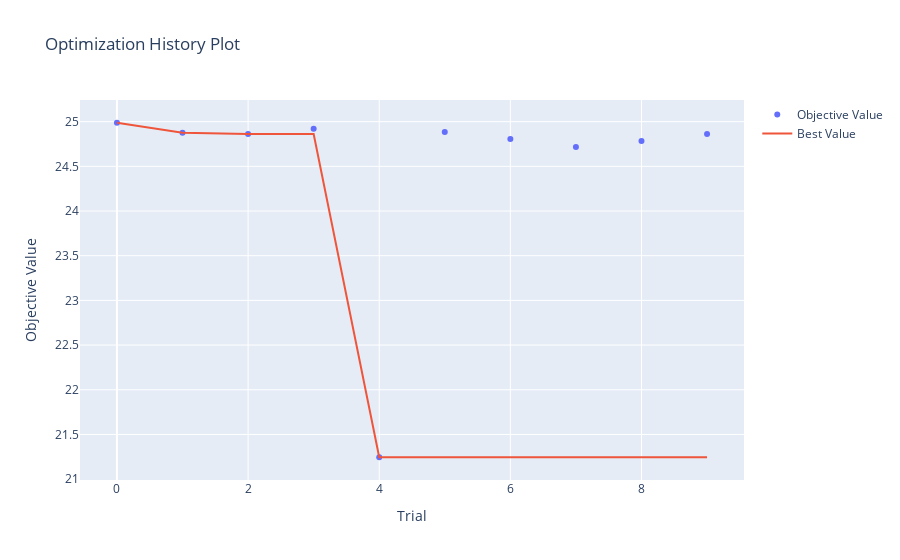

Source (notebook cell):
### Code cell
optuna.visualization.plot_optimization_history(study)

### Figure 1 — Plotly figure (JSON) as saved in the notebook; plotly's stock layout.template omitted (floating-point values rounded to 4 significant figures)
{"data": [{"mode": "markers", "name": "Objective Value", "type": "scatter", "x": [0, 1, 2, 3, 4, 5, 6, 7, 8, 9], "y": [24.99, 24.88, 24.86, 24.92, 21.24, 24.88, 24.81, 24.72, 24.78, 24.86]}, {"mode": "lines", "name": "Best Value", "type": "scatter", "x": [0, 1, 2, 3, 4, 5, 6, 7, 8, 9], "y": [24.99, 24.88, 24.86, 24.86, 21.24, 21.24, 21.24, 21.24, 21.24, 21.24]}, {"marker": {"color": "#cccccc"}, "mode": "markers", "name": "Infeasible Trial", "showlegend": false, "type": "scatter", "x": [], "y": []}], "layout": {"title": {"text": "Optimization History Plot"}, "xaxis": {"title": {"text": "Trial"}}, "yaxis": {"title": {"text": "Objective Value"}}}}
